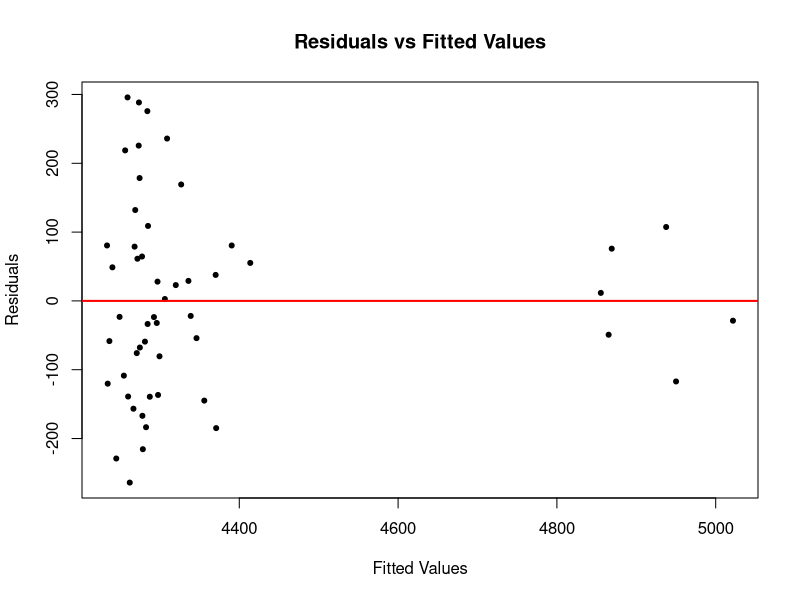
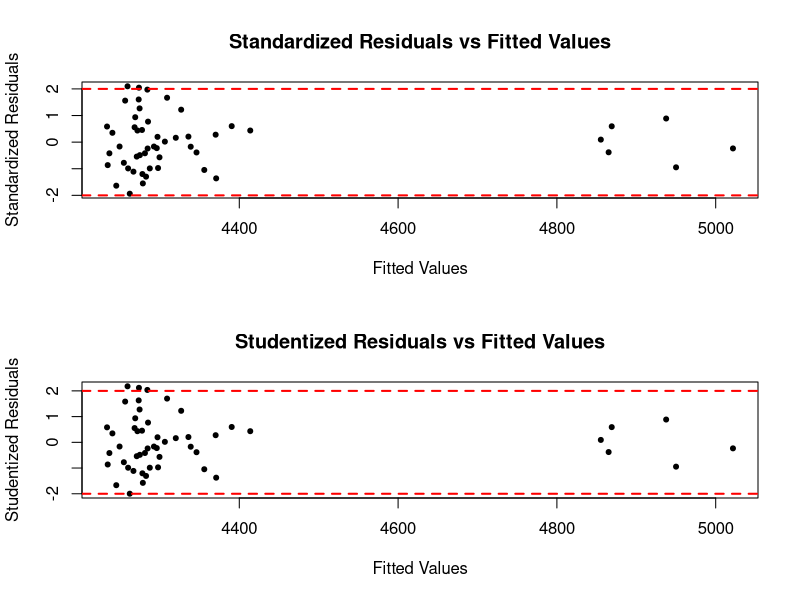

The R source for these figures, in order:
# Problem 03

# Load the data
library(readxl)
# Đọc dữ liệu từ file "grocery.txt"
grocery_data <- read_excel("grocery.xlsx", col_names = TRUE)

# Assign column names
colnames(grocery_data) <- c("labor", "shipped", "cost", "holiday")


# 01
# Fit the linear regression model
result <- lm(labor ~ shipped + cost + holiday, data = grocery_data)

# Residual Analysis
par(mfrow=c(1,1))
plot(result$fitted.values, result$residuals, 
     main="Residuals vs Fitted Values",
     xlab="Fitted Values", ylab="Residuals", pch=20)
abline(h=0, col="red", lwd=2)

# Standardized Residuals vs Fitted Values
par(mfrow=c(2,1)) 
plot(result$fitted.values, rstandard(result), 
     main="Standardized Residuals vs Fitted Values",
     xlab="Fitted Values", ylab="Standardized Residuals", pch=20)
abline(h=c(-2,2), col="red", lwd=2, lty=2)

# Studentized Residuals vs Fitted Values
plot(result$fitted.values, rstudent(result), 
     main="Studentized Residuals vs Fitted Values",
     xlab="Fitted Values", ylab="Studentized Residuals", pch=20)
abline(h=c(-2,2), col="red", lwd=2, lty=2)

# Detecting Outliers using Studentized Residuals
sorted_residuals <- sort(rstudent(result), decreasing = TRUE)
print(sorted_residuals)

# Bonferroni Outlier Test
n <- nrow(grocery_data)  # Number of observations
p <- length(coef(result))-1  # Number of predictors + intercept
alpha <- 0.05
bonferroni_cutoff <- qt(1 - alpha / (2 * n), df = n - p - 1)
print(paste("Bonferroni cutoff:", bonferroni_cutoff))

# Identifying outliers
outliers <- which(abs(rstudent(result)) > bonferroni_cutoff)
print(paste("Outliers detected at indices:", toString(outliers)))


#-------------------------------------------------------------------

# # 02

# # Load necessary package
# library(MASS)  # For rstudent()

# # Example dataset (replace with your data)
# set.seed(123)
# n <- 50  # Number of observations
# x1 <- rnorm(n)
# x2 <- rnorm(n)
# y <- 3 + 2*x1 - x2 + rnorm(n, sd=2)

# # Fit a linear regression model
# model <- lm(y ~ x1 + x2)

# # Compute studentized residuals
# student_res <- rstudent(model)

# # Bonferroni critical value
# alpha <- 0.05
# p <- length(coef(model))  # Number of predictors + intercept
# t_crit <- qt(1 - alpha / (2 * n), df = n - p - 1)  

# # Plot studentized residuals with critical values
# plot(student_res, ylim=c(-4,4), main="Studentized Residuals")
# abline(h = t_crit, col="red", lwd=2, lty=2)   # Upper threshold
# abline(h = -t_crit, col="red", lwd=2, lty=2)  # Lower threshold

# # Identify outliers
# outliers <- which(abs(student_res) > t_crit)
# cat("Outlier indices:", outliers, "\n")
# cat("Outlier values:", student_res[outliers], "\n")


#-------------------------------------------------------------------

# # 03

# # Get leverage values (h_ii)
# lev <- lm.influence(model)$hat  

# # Print summary of leverage values
# summary(lev)

# # Define leverage thresholds
# p <- length(coef(model))  # Number of predictors + intercept
# n <- length(model$fitted.values)  # Number of observations

# threshold_2p <- 2*p/n
# threshold_3p <- 3*p/n
# threshold_5p <- 5*p/n

# # Identify high-leverage points
# high_leverage_2p <- which(lev > threshold_2p)
# high_leverage_3p <- which(lev > threshold_3p)
# high_leverage_5p <- which(lev > threshold_5p)

# # Print indices
# cat("High leverage (2p/n):", high_leverage_2p, "\n")
# cat("High leverage (3p/n):", high_leverage_3p, "\n")
# cat("High leverage (5p/n):", high_leverage_5p, "\n")

# # Plot leverage values
# plot(lev, main="Leverages", ylim=c(0, max(lev)), pch=19)
# abline(h = threshold_2p, col="red", lty=2)  # 2p/n
# abline(h = threshold_3p, col="blue", lty=2) # 3p/n
# abline(h = threshold_5p, col="green", lty=2) # 5p/n

# # Identify points interactively
# identify(lev)


# #-------------------------------------------------------------------

# # 04

# # a

# # Fit the full model
# model_full <- lm(labor ~ shipped + cost + holiday, data = grocery_data)

# # Remove observation 43
# data2 <- data[-43, ]

# # Fit the model without observation 43
# model_reduced <- lm(labor ~ shipped + cost + holiday, data = data2)

# # Compare regression coefficients
# summary(model_full)$coefficients
# summary(model_reduced)$coefficients


# # b

# # Predict the fitted value for observation 43 using both models
# fitted_full <- predict(model_full, newdata = data[43, ])
# fitted_reduced <- predict(model_reduced, newdata = data[43, ])

# # Print results
# cat("Fitted value from full model:", fitted_full, "\n")
# cat("Fitted value from reduced model:", fitted_reduced, "\n")


# #c

# # both the regression coefficients (4a) and the predicted values (4b) change significantly 
# # when removing observation 43, then it is influential.
